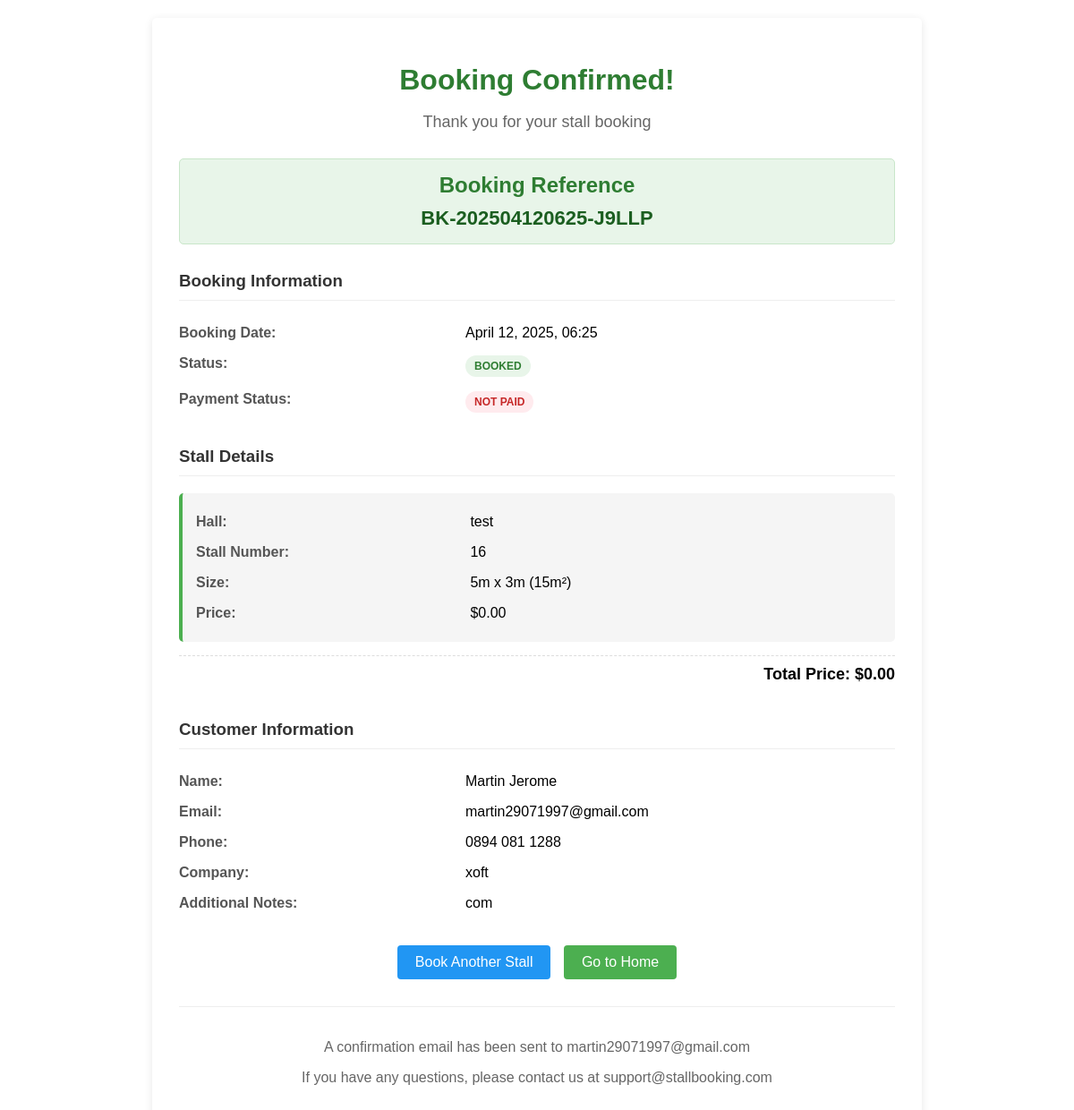
Before: /booking/13/confirmation/ with the older database file.
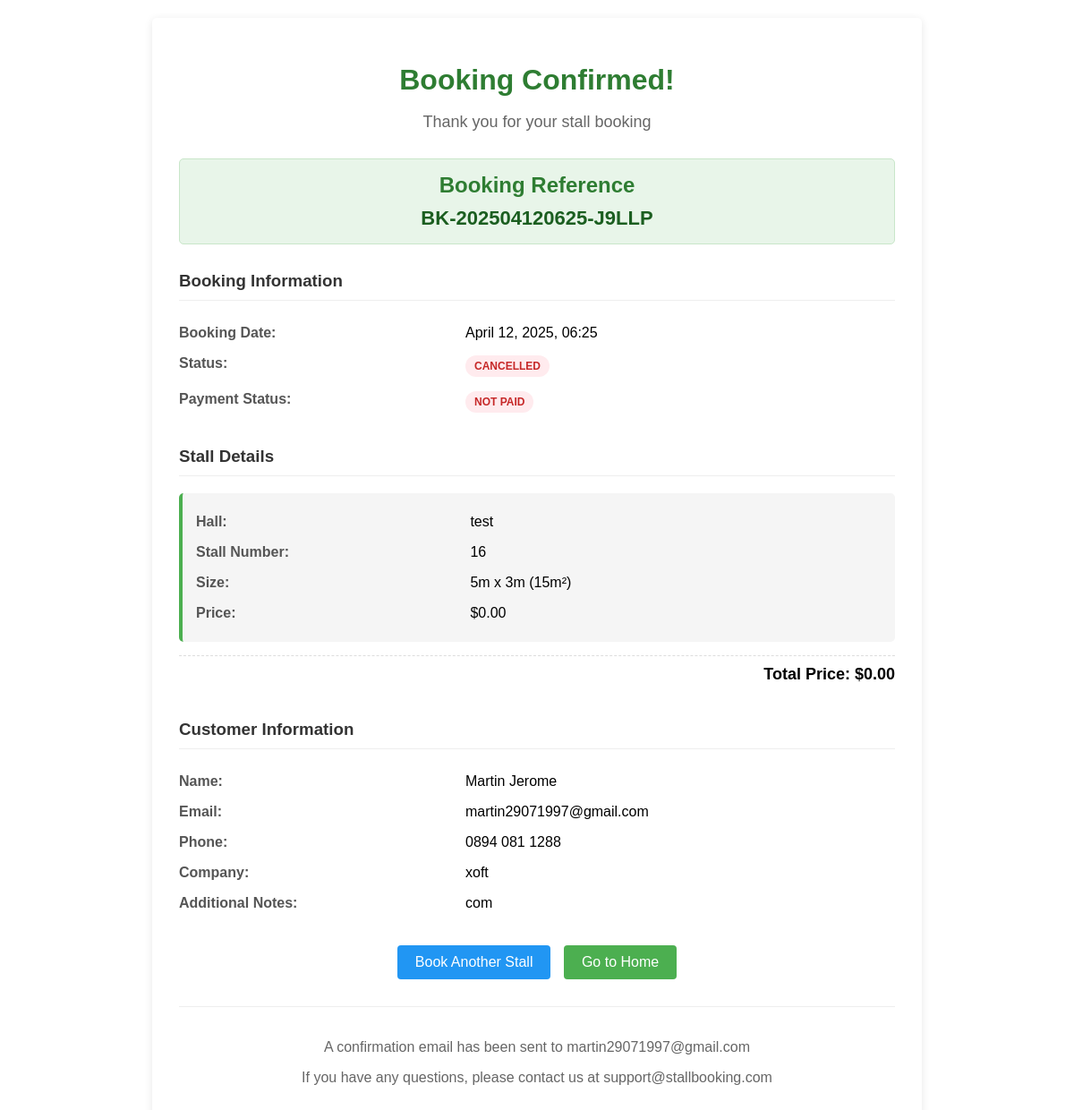
After: the same page with the newer database file.
### halls/models.py (models this page shows, shortened)
class Booking(models.Model):
    STATUS_CHOICES = [
        ('booked', 'Booked'),
        ('cancelled', 'Cancelled'),
        ('blocked', 'Blocked'),
    ]
    stalls = models.ManyToManyField(Stall, related_name='bookings')
    customer_name = models.CharField(max_length=100)
    customer_email = models.EmailField()
    customer_phone = models.CharField(max_length=20)
    company_name = models.CharField(max_length=100, blank=True, null=True)
    booking_date = models.DateTimeField(default=timezone.now)
    status = models.CharField(max_length=20, choices=STATUS_CHOICES, default='booked')
    notes = models.TextField(blank=True, null=True)
    payment_status = models.BooleanField(default=False)
    booking_reference = models.CharField(max_length=20, unique=True)

### halls/views.py (the view)
# urls.py: path('booking/<int:booking_id>/confirmation/', views.booking_confirmation, name='booking_confirmation'),
def booking_confirmation(request, booking_id):
    booking = get_object_or_404(Booking, id=booking_id)
    stalls = booking.stalls.all()
    total_price = sum(stall.price for stall in stalls)
    hall_id = stalls.first().hall.id if stalls.exists() else 1
    return render(request, 'halls/booking_confirmation.html', {
        'booking': booking,
        'stalls': stalls,
        'total_price': total_price,
        'hall_id': hall_id
    })

### halls/models.py (called while the page is built)
    @property
    def area(self):
        return self.width * self.height

### templates/halls/booking_confirmation.html (shortened to what the changed rows need)
<!DOCTYPE html>
<html lang="en">
<head>
</head>
<body>
    <div class="container">
        <div class="header">
            <h1>Booking Confirmed!</h1>
        </div>
        <div class="confirmation-number">
            <h2>Booking Reference</h2>
            <p>{{ booking.booking_reference }}</p>
        </div>
        <div class="booking-details">
            <div class="detail-row">
                <div class="detail-label">Booking Date:</div>
                <div class="detail-value">{{ booking.booking_date|date:"F j, Y, H:i" }}</div>
            </div>
            <div class="detail-row">
                <div class="detail-value">
                    <span class="status status-{{ booking.status }}">{{ booking.get_status_display }}</span>
                </div>
            </div>
        </div>
        <div class="customer-details">
            <div class="detail-row">
                <div class="detail-label">Name:</div>
                <div class="detail-value">{{ booking.customer_name }}</div>
            </div>
            <div class="detail-row">
                <div class="detail-label">Email:</div>
                <div class="detail-value">{{ booking.customer_email }}</div>
            </div>
            <div class="detail-row">
                <div class="detail-label">Phone:</div>
                <div class="detail-value">{{ booking.customer_phone }}</div>
            </div>
            {% if booking.company_name %}
            <div class="detail-row">
                <div class="detail-label">Company:</div>
                <div class="detail-value">{{ booking.company_name }}</div>
            </div>
            {% endif %}
            {% if booking.notes %}
            <div class="detail-row">
                <div class="detail-label">Additional Notes:</div>
                <div class="detail-value">{{ booking.notes }}</div>
            </div>
            {% endif %}
        </div>
        <div class="footer">
            <p>A confirmation email has been sent to {{ booking.customer_email }}</p>
            <p>If you have any questions, please contact us at support@stallbooking.com</p>
        </div>
    </div>
</body>
</html>

Changed rows visible on the page:
changed Booking "BK-202504120625-J9LLP": status "BOOKED" → "CANCELLED"
